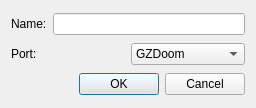
<?xml version="1.0" encoding="UTF-8"?>
<ui version="4.0">
 <class>newProfileDialog</class>
 <widget class="QDialog" name="newProfileDialog">
  <property name="geometry">
   <rect>
    <x>0</x>
    <y>0</y>
    <width>256</width>
    <height>108</height>
   </rect>
  </property>
  <property name="windowTitle">
   <string>Dialog</string>
  </property>
  <layout class="QVBoxLayout" name="verticalLayout">
   <item>
    <layout class="QHBoxLayout" name="horizontalLayout">
     <item>
      <widget class="QLabel" name="label">
       <property name="text">
        <string>Name:</string>
       </property>
      </widget>
     </item>
     <item>
      <widget class="QLineEdit" name="le_name"/>
     </item>
    </layout>
   </item>
   <item>
    <layout class="QHBoxLayout" name="horizontalLayout_2">
     <item>
      <widget class="QLabel" name="label_2">
       <property name="text">
        <string>Port: </string>
       </property>
      </widget>
     </item>
     <item>
      <widget class="QComboBox" name="comb_game">
       <property name="minimumSize">
        <size>
         <width>0</width>
         <height>0</height>
        </size>
       </property>
       <property name="maximumSize">
        <size>
         <width>16777215</width>
         <height>16777215</height>
        </size>
       </property>
       <item>
        <property name="text">
         <string>GZDoom</string>
        </property>
       </item>
       <item>
        <property name="text">
         <string>Darkplaces</string>
        </property>
       </item>
       <item>
        <property name="text">
         <string>UHexen2</string>
        </property>
       </item>
       <item>
        <property name="text">
         <string>dhewm3</string>
        </property>
       </item>
      </widget>
     </item>
    </layout>
   </item>
   <item>
    <widget class="QDialogButtonBox" name="buttonBox">
     <property name="orientation">
      <enum>Qt::Horizontal</enum>
     </property>
     <property name="standardButtons">
      <set>QDialogButtonBox::Cancel|QDialogButtonBox::Ok</set>
     </property>
    </widget>
   </item>
  </layout>
 </widget>
 <resources/>
 <connections>
  <connection>
   <sender>buttonBox</sender>
   <signal>accepted()</signal>
   <receiver>newProfileDialog</receiver>
   <slot>accept()</slot>
   <hints>
    <hint type="sourcelabel">
     <x>248</x>
     <y>254</y>
    </hint>
    <hint type="destinationlabel">
     <x>157</x>
     <y>274</y>
    </hint>
   </hints>
  </connection>
  <connection>
   <sender>buttonBox</sender>
   <signal>rejected()</signal>
   <receiver>newProfileDialog</receiver>
   <slot>reject()</slot>
   <hints>
    <hint type="sourcelabel">
     <x>316</x>
     <y>260</y>
    </hint>
    <hint type="destinationlabel">
     <x>286</x>
     <y>274</y>
    </hint>
   </hints>
  </connection>
 </connections>
</ui>
